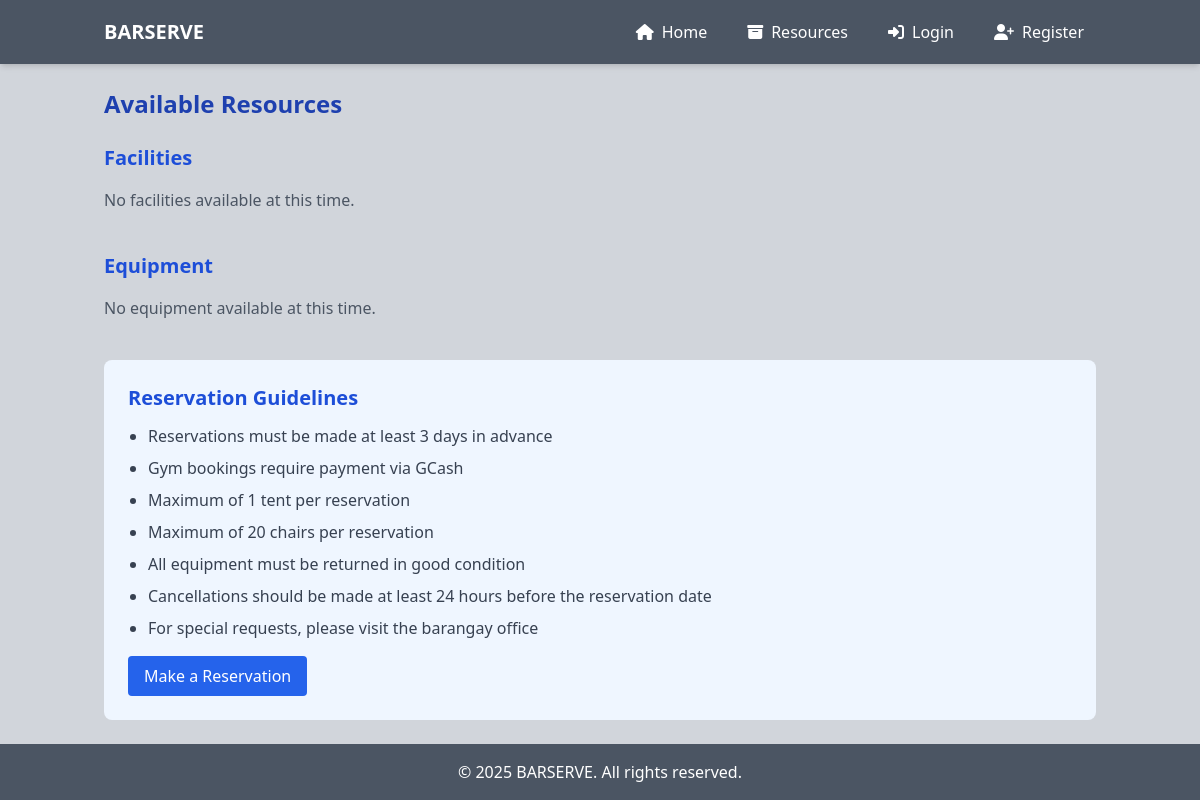
The app's page /index?page=resources, older data.
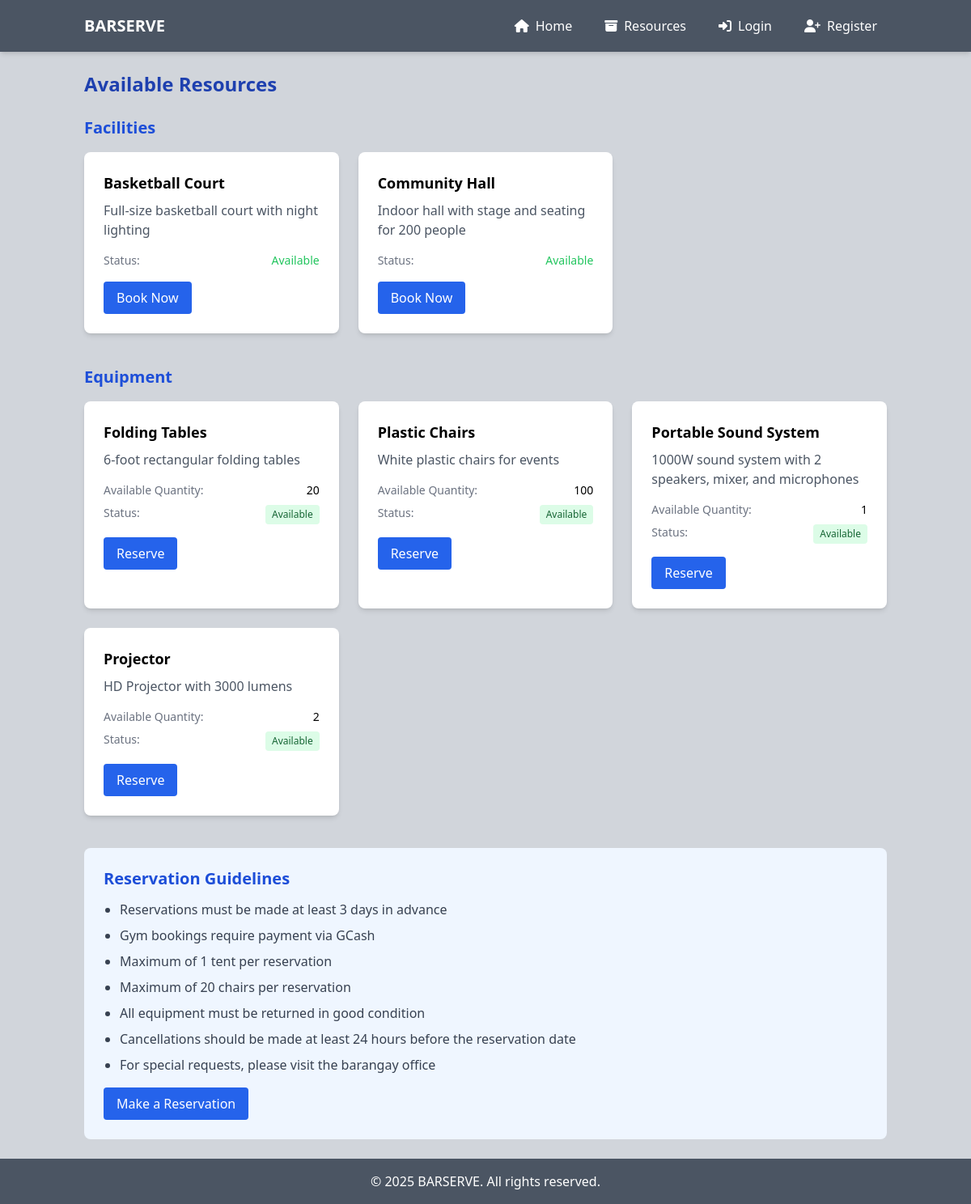
The same page, newer data.
### tables this page shows
CREATE TABLE IF NOT EXISTS `resources` (
  `id` int(11) NOT NULL AUTO_INCREMENT,
  `name` varchar(100) NOT NULL,
  `description` text NOT NULL,
  `category` enum('facility', 'equipment') NOT NULL,
  `quantity` int(11) NOT NULL DEFAULT 1,
  `availability` enum('available', 'reserved', 'maintenance') NOT NULL DEFAULT 'available',
  `created_at` datetime NOT NULL DEFAULT CURRENT_TIMESTAMP,
  `updated_at` datetime NOT NULL DEFAULT CURRENT_TIMESTAMP ON UPDATE CURRENT_TIMESTAMP,
  PRIMARY KEY (`id`)
);

### pages/resources.php (the view, shortened to what the changed rows need)
<?php
try {
    $stmt = $db->prepare("
        SELECT r.*,
            CASE
                WHEN r.category = 'equipment' THEN
                    r.quantity - IFNULL((
                        SELECT SUM(ri.quantity)
                        FROM reservation_items ri
                        JOIN reservations res ON ri.reservation_id = res.id
                        WHERE ri.resource_id = r.id AND res.status IN ('pending', 'approved', 'for_delivery', 'for_pickup')
                    ), 0)
                ELSE r.quantity
            END as available_quantity,
            CASE
                WHEN r.category = 'facility' THEN
                    (SELECT COUNT(*)
                    FROM reservation_items ri
                    JOIN reservations res ON ri.reservation_id = res.id
                    WHERE ri.resource_id = r.id AND res.status = 'pending')
                ELSE 0
            END as has_pending_reservations,
            CASE
                WHEN r.category = 'facility' THEN
                    (SELECT COUNT(*)
                    FROM reservation_items ri
                    JOIN reservations res ON ri.reservation_id = res.id
                    WHERE ri.resource_id = r.id AND res.status = 'approved')
                ELSE 0
            END as has_approved_reservations
        FROM resources r
        WHERE r.status = 'active'
        ORDER BY r.category, r.name
    ");
    $stmt->execute();
    $resources = $stmt->fetchAll();
    $facilities = [];
    $equipment = [];
    foreach ($resources as $resource) {
        if ($resource['category'] === 'facility') {
            $facilities[] = $resource;
        } else {
            $equipment[] = $resource;
        }
    }
} catch (PDOException $e) {
    echo "Error: " . $e->getMessage();
}
?>
<div class="max-w-6xl mx-auto">
    <h1 class="text-2xl font-bold text-blue-800 mb-6">Available Resources</h1>
    <div class="mb-10">
        <h2 class="text-xl font-semibold text-blue-700 mb-4">Facilities</h2>
        <?php if (empty($facilities)): ?>
            <p class="text-gray-600">No facilities available at this time.</p>
        <?php else: ?>
            <div class="grid grid-cols-1 md:grid-cols-2 lg:grid-cols-3 gap-6">
                <?php foreach ($facilities as $facility): ?>
                    <?php
                    $statusText = ucfirst($facility['availability']);
                    $statusColor = 'text-green-500';
                    $facilityAvailable = true;
                    ?>
                    <div class="bg-white rounded-lg shadow-md overflow-hidden hover:shadow-lg transition duration-300">
                        <div class="p-6">
                            <h3 class="text-lg font-semibold mb-2"><?php echo $facility['name']; ?></h3>
                            <p class="text-gray-600 mb-4"><?php echo $facility['description']; ?></p>
                            <div class="flex justify-between text-sm mb-3">
                                <span class="text-gray-500">Status:</span>
                                <span class="<?php echo $statusColor; ?> font-medium">
                                    <?php echo $statusText; ?>
                                </span>
                            </div>
                            <div class="mt-4">
                                <?php if ($facilityAvailable): ?>
                                    <a href="index.php?page=reservation&resource_id=<?php echo $facility['id']; ?>" class="inline-block px-4 py-2 bg-blue-600 text-white rounded hover:bg-blue-700 transition duration-300">Book Now</a>
                                <?php else: ?>
                                    <button disabled class="inline-block px-4 py-2 bg-gray-300 text-gray-600 rounded cursor-not-allowed">Currently Unavailable</button>
                                <?php endif; ?>
                            </div>
                        </div>
                    </div>
                <?php endforeach; ?>
            </div>
        <?php endif; ?>
    </div>
    <div class="mb-10">
        <h2 class="text-xl font-semibold text-blue-700 mb-4">Equipment</h2>
        <?php if (empty($equipment)): ?>
            <p class="text-gray-600">No equipment available at this time.</p>
        <?php else: ?>
            <div class="grid grid-cols-1 md:grid-cols-2 lg:grid-cols-3 gap-6">
                <?php foreach ($equipment as $item): ?>
                    <div class="bg-white rounded-lg shadow-md overflow-hidden hover:shadow-lg transition duration-300">
                        <div class="p-6">
                            <h3 class="text-lg font-semibold mb-2"><?php echo $item['name']; ?></h3>
                            <p class="text-gray-600 mb-4"><?php echo $item['description']; ?></p>
                            <div class="flex justify-between text-sm mb-2">
                                <span class="text-gray-500">Available Quantity:</span>
                                <span class="font-medium"><?php echo $item['available_quantity']; ?></span>
                            </div>
                            <div class="flex justify-between text-sm mb-3">
                                <span class="text-gray-500">Status:</span>
                                <span class="inline-block px-2 py-1 rounded text-xs font-medium
                                    <?php echo $item['availability'] === 'available' ? 'bg-green-100 text-green-800' : ($item['availability'] === 'reserved' ? 'bg-orange-100 text-orange-800' : 'bg-red-100 text-red-800'); ?>">
                                    <?php echo ucfirst($item['availability']); ?>
                                </span>
                            </div>
                            <div class="mt-4">
                                <?php if ($item['availability'] === 'available' && $item['available_quantity'] > 0): ?>
                                    <a href="index.php?page=reservation&resource_id=<?php echo $item['id']; ?>" class="inline-block px-4 py-2 bg-blue-600 text-white rounded hover:bg-blue-700 transition duration-300">Reserve</a>
                                <?php else: ?>
                                    <button disabled class="inline-block px-4 py-2 bg-gray-300 text-gray-600 rounded cursor-not-allowed">Unavailable</button>
                                <?php endif; ?>
                            </div>
                        </div>
                    </div>
                <?php endforeach; ?>
            </div>
        <?php endif; ?>
    </div>
    <div class="bg-blue-50 rounded-lg p-6">
        <h2 class="text-xl font-semibold text-blue-700 mb-3">Reservation Guidelines</h2>
    </div>
</div>

Row changes from the older to the newer data that the page shows:
added resources: name "Basketball Court", description "Full-size basketball court with night lighting", availability "Available", shown under "Facilities"
added resources: name "Community Hall", description "Indoor hall with stage and seating for 200 people", availability "Available", shown under "Facilities"
added resources: name "Folding Tables", description "6-foot rectangular folding tables", available_quantity "20", availability "Available", shown under "Equipment"
added resources: name "Plastic Chairs", description "White plastic chairs for events", available_quantity "100", availability "Available", shown under "Equipment"
added resources: name "Portable Sound System", description "1000W sound system with 2 speakers, mixer, and microphones", available_quantity "1", availability "Available", shown under "Equipment"
added resources: name "Projector", description "HD Projector with 3000 lumens", available_quantity "2", availability "Available", shown under "Equipment"
Text that changed along with them:
text no longer shown: "No facilities available at this time. No equipment available at this time."
